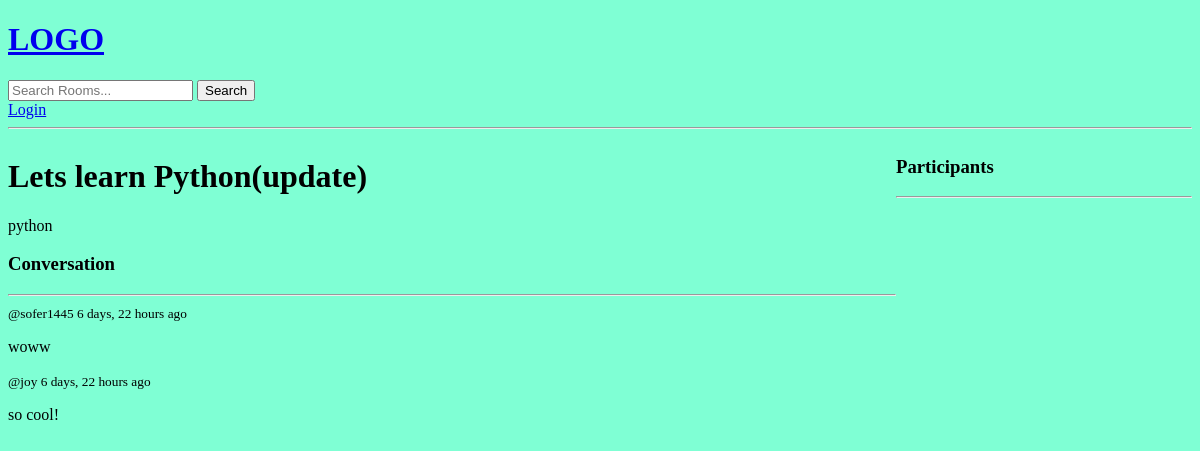
The page /room/1/ on the database as committed earlier.
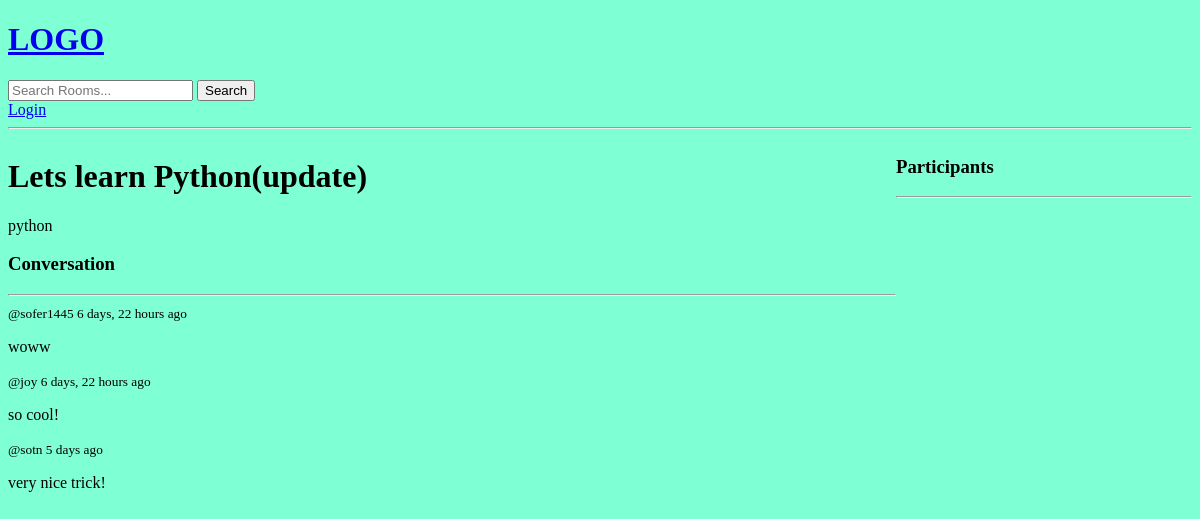
The same page on the database as committed later.
### base/models.py (models this page shows, shortened)
class Massage(models.Model):
    user = models.ForeignKey(User, on_delete=models.CASCADE)
    room = models.ForeignKey(Room, on_delete=models.CASCADE)
    body = models.TextField()
    updated = models.DateTimeField(auto_now=True)
    created = models.DateTimeField(auto_now_add=True)
    class Mata:
        ordering = ['-updated', '-created']

### base/views.py (the view, shortened to what this page needs)
# urls.py: path('room/<str:pk>/', views.room, name="room"),
def room(request, pk):
    room = Room.objects.get(id=pk)
    room_messages = room.massage_set.all()
    participants = room.participants.all()
    context = {'room': room, 'room_messages': room_messages, 'participants': participants}
    return render(request, 'base/room.html', context)

### base/templates/base/room.html (shortened to what this page needs)
{% extends 'main.html' %}
{% block content %}
    <div class="room-container">
        <div>
            <h1>{{ room.name }}</h1>
            <p>{{ room.description }}</p>
            <div class="comment-wrapper">
                <h3>Conversation</h3>
                <hr>
                {% for message in room_messages %}
                    <div>
                        <small>@{{ message.user }} {{ message.created|timesince }} ago </small>
                        <p>{{ message.body }}</p>
                    </div>
                {% endfor %}
            </div>
        </div>
        <div>
            <h3>Participants</h3>
            <hr>
        </div>
    </div>
{% endblock %}

Rows that differ between the two databases and show on the page:
added Massage: user "sotn", created "5 days", body "very nice trick!"
